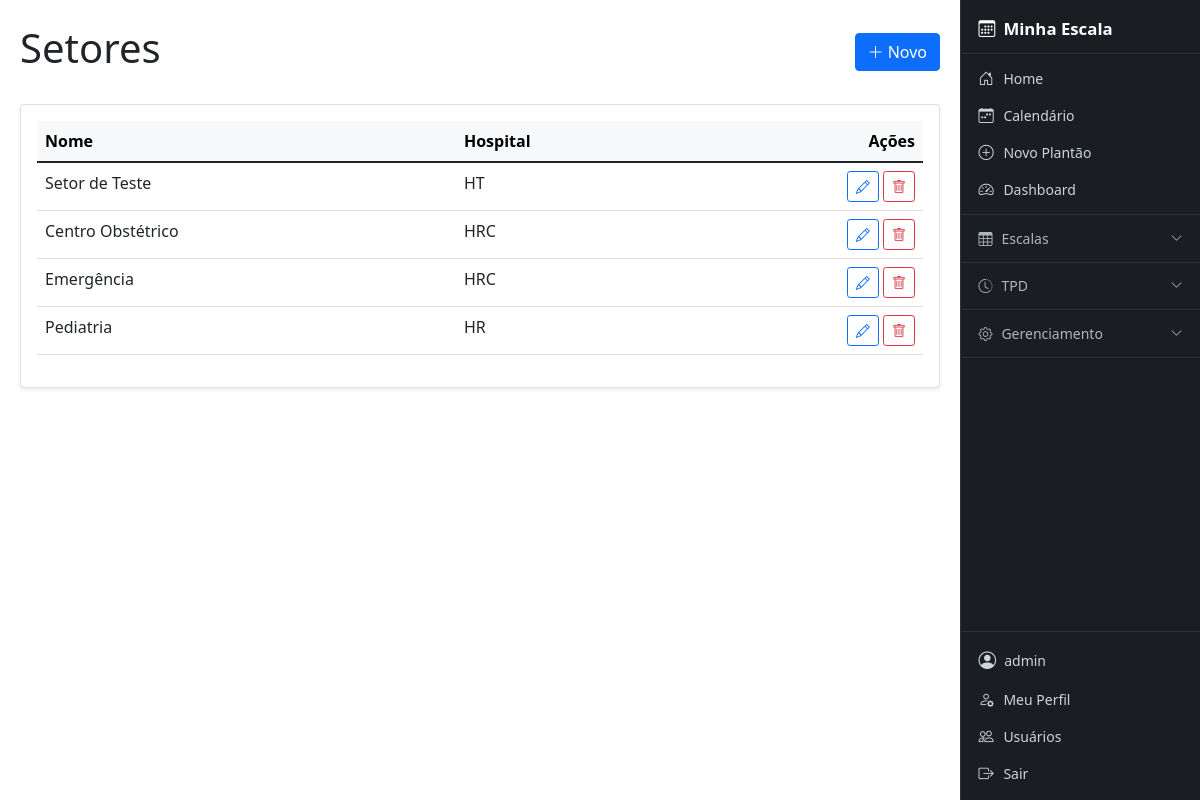
The app's page /setores/ (signed in) with its own data.
### core/models.py (models this page shows, shortened)
class Setor(models.Model):
    nome = models.CharField(max_length=100)
    hospital = models.ForeignKey(
        Hospital,
        on_delete=models.CASCADE,
        related_name="setores"
    )
    class Meta:
        unique_together = ("nome", "hospital")

class Hospital(models.Model):
    nome = models.CharField(max_length=150, unique=True)
    sigla = models.CharField(max_length=20, blank=True, null=True)
    def __str__(self):
        return self.sigla or self.nome

### cal/views/geral_views.py (the view)
# urls.py: path('setores/', geral_views.SetorListView.as_view(), name='setor_list'),
class SetorListView(AdminRequiredMixin, ListView):
    paginate_by = 20
    model = Setor
    template_name = 'cal/setor_list.html'
    context_object_name = 'objetos'
    def get_queryset(self):
        return Setor.objects.all()
    def get_context_data(self, **kwargs):
        context = super().get_context_data(**kwargs)
        context.update({'titulo': 'Setores', 'labels': ['Nome', 'Hospital'], 'create_url': 'cal:setor_create', 'update_url': 'cal:setor_update', 'delete_url': 'cal:setor_delete'})
        return context

### cal/views/geral_views.py (called while the page is built)
    def test_func(self):
        return self.request.user.is_staff

### templates/cal/setor_list.html
{% extends 'cal/crud_base_list.html' %}
{% block table_rows %}
<td>{{ obj.nome }}</td>
<td>{{ obj.hospital }}</td>
{% endblock %}

### templates/cal/crud_base_list.html (shortened to what this page needs)
{% extends 'base.html' %}
{% block content %}
<div class="d-flex justify-content-between align-items-center mb-4">
    <h1>{{ titulo }}</h1>
    <a href="{% url create_url %}" class="btn btn-primary">
        <i class="bi bi-plus-lg"></i> Novo
    </a>
</div>
<div class="card shadow-sm">
    <div class="card-body">
        <div class="table-responsive">
            <table class="table table-hover">
                <thead class="table-light">
                    <tr>
                        {% for label in labels %}
                        <th>{{ label }}</th>
                        {% endfor %}
                        <th class="text-end">Ações</th>
                    </tr>
                </thead>
                <tbody>
                    {% for obj in objetos %}
                    <tr>
                        {% block table_rows %}{% endblock %}
                        <td class="text-end" style="white-space: nowrap;">
                            {% block extra_actions %}
                            <a href="{% url update_url obj.pk %}" class="btn btn-sm btn-outline-primary" title="Editar">
                                <i class="bi bi-pencil"></i>
                            </a>
                            <a href="{% url delete_url obj.pk %}" class="btn btn-sm btn-outline-danger" title="Excluir">
                                <i class="bi bi-trash"></i>
                            </a>
                            {% endblock %}
                        </td>
                    </tr>
                    {% empty %}
                    <tr>
                        <td colspan="{{ labels|length|add:1 }}" class="text-center text-muted py-4">
                            Nenhum registro encontrado.
                        </td>
                    </tr>
                    {% endfor %}
                </tbody>
            </table>
        </div>
    </div>
</div>
{% endblock %}

### templates/navbar.html (shortened to what this page needs)
<aside id="sidebar">
    <a href="{% url 'cal:home' %}" class="sidebar-brand">
        <i class="bi bi-calendar3"></i> Minha Escala
    </a>
    {% if user.is_authenticated %}
    <div class="sidebar-section">
        <a href="{% url 'cal:home' %}" class="sidebar-link">
            <i class="bi bi-house-door"></i> Home
        </a>
        <a href="{% url 'cal:calendar' %}" class="sidebar-link">
            <i class="bi bi-calendar-week"></i> Calendário
        </a>
        {% with perfil=user.cal_perfil %}
        {% if user.is_staff or perfil.tipo == 'ESCALANTE' %}
        <a href="{% url 'cal:event_new' %}" class="sidebar-link">
            <i class="bi bi-plus-circle"></i> Novo Plantão
        </a>
        {% endif %}
        {% endwith %}
        <a href="{% url 'cal:dashboard' %}" class="sidebar-link">
            <i class="bi bi-speedometer2"></i> Dashboard
        </a>
    </div>
    <div class="sidebar-section">
        <button class="sidebar-group-btn" type="button"
                data-bs-toggle="collapse" data-bs-target="#menuEscalas"
                aria-expanded="false">
            <i class="bi bi-table"></i> Escalas
            <i class="bi bi-chevron-down chevron"></i>
        </button>
    </div>
    <div class="sidebar-section">
        <button class="sidebar-group-btn" type="button"
                data-bs-toggle="collapse" data-bs-target="#menuTPD"
                aria-expanded="false">
            <i class="bi bi-clock-history"></i> TPD
            <i class="bi bi-chevron-down chevron"></i>
        </button>
    </div>
    {% if user.is_staff %}
    <div class="sidebar-section">
        <button class="sidebar-group-btn" type="button"
                data-bs-toggle="collapse" data-bs-target="#menuAdmin"
                aria-expanded="false">
            <i class="bi bi-gear"></i> Gerenciamento
            <i class="bi bi-chevron-down chevron"></i>
        </button>
    </div>
    {% endif %}
    {% endif %}
    <div class="sidebar-footer">
        {% if user.is_authenticated %}
            <div class="sidebar-user">
                <i class="bi bi-person-circle" style="font-size:1.1rem;"></i>
                <span class="text-truncate">{{ user.username }}</span>
            </div>
            <a href="{% url 'cal:perfil' %}" class="sidebar-link">
                <i class="bi bi-person-gear"></i> Meu Perfil
            </a>
            {% if user.is_staff %}
            <a href="{% url 'cal:listar_usuarios' %}" class="sidebar-link">
                <i class="bi bi-people"></i> Usuários
            </a>
            {% endif %}
            <a href="#" class="sidebar-link text-danger-emphasis"
               onclick="document.getElementById('logout-form').submit(); return false;">
                <i class="bi bi-box-arrow-right"></i> Sair
            </a>
        {% else %}
            <a href="{% url 'cal:login' %}" class="sidebar-link">
                <i class="bi bi-box-arrow-in-right"></i> Login
            </a>
        {% endif %}
    </div>
</aside>

### templates/base.html (style rules this page uses)
#sidebar { position: fixed; top: 0; right: 0; width: 240px; height: 100vh; overflow-y: auto; background-color: #1a1d21; z-index: 1040; display: flex; flex-direction: column; border-left: 1px solid #2e3338; transition: right 0.28s ease; }
@media (min-width: 768px) { body { margin-right: 240px; } }
.sidebar-brand { display: flex; align-items: center; gap: 0.5rem; padding: 1rem 1.1rem 0.75rem; color: #fff; font-size: 1.05rem; font-weight: 600; text-decoration: none; border-bottom: 1px solid #2e3338; }
.sidebar-section { padding: 0.35rem 0; border-bottom: 1px solid #2e3338; }
.sidebar-link { display: flex; align-items: center; gap: 0.55rem; padding: 0.45rem 1.1rem; color: #ced4da; text-decoration: none; font-size: 0.875rem; border-radius: 0; transition: background 0.15s, color 0.15s; white-space: nowrap; }
.sidebar-link i { font-size: 0.95rem; min-width: 16px; }
.sidebar-group-btn { display: flex; align-items: center; gap: 0.55rem; width: 100%; padding: 0.45rem 1.1rem; background: none; border: none; color: #adb5bd; font-size: 0.875rem; text-align: left; cursor: pointer; transition: background 0.15s, color 0.15s; }
.sidebar-group-btn .chevron { margin-left: auto; transition: transform 0.2s; font-size: 0.75rem; }
.sidebar-footer { margin-top: auto; border-top: 1px solid #2e3338; padding: 0.5rem 0; }
.sidebar-user { display: flex; align-items: center; gap: 0.5rem; padding: 0.45rem 1.1rem; color: #ced4da; font-size: 0.875rem; }

### records on screen
Setor: nome "Setor de Teste", hospital "HT"
Setor: nome "Centro Obstétrico", hospital "HRC"
Setor: nome "Emergência", hospital "HRC"
Setor: nome "Pediatria", hospital "HR"

### other values on screen
{{ user.username }} "admin"
{{ titulo }} "Setores"
{{ label }} "Nome" "Hospital"
